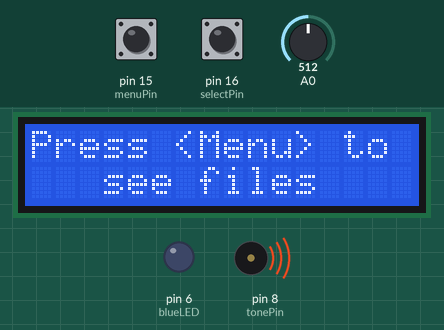
This sketch was run on a simulated Arduino Uno, built with avr-gcc and run on an emulated ATmega328P. Shown: 16×2 character LCD, output pins drawn as LEDs (lit = HIGH), buzzer (waves = sounding). Inputs (shaded band) come from the test bench; at power-on: pin 15 (menuPin) LOW, pin 16 (selectPin) LOW, A0 = 512. Storage starts empty.

Above: at 6.8 s.
6.9 s: pin 15 (menuPin) pulled HIGH for 1 s
At 8.5 s:
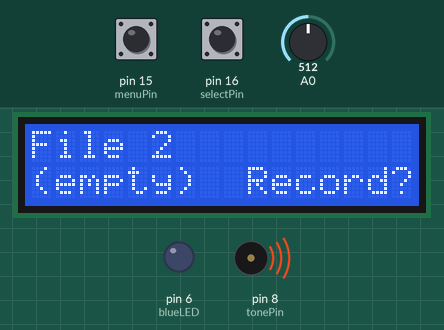
9.4 s: pin 16 (selectPin) pulled HIGH for 0.15 s
At 10.3 s:
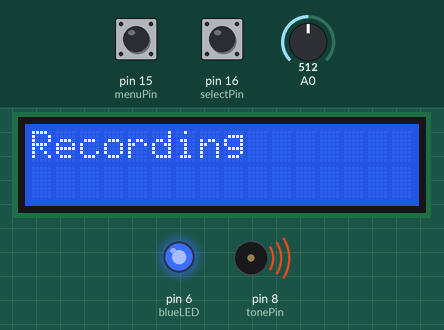
11.0 s: A0 set to 3
12.5 s: A0 set to 0
At 13.1 s:
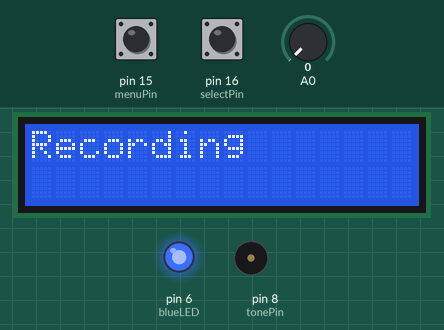
14.0 s: pin 15 (menuPin) pulled HIGH for 3.2 s
At 17.8 s:
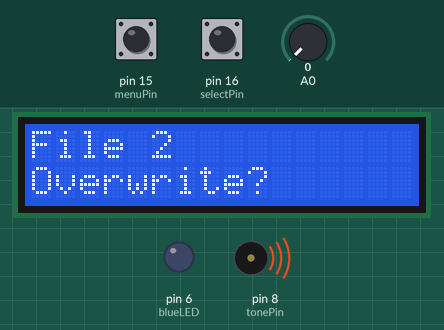
18.7 s: pin 15 (menuPin) pulled HIGH for 0.15 s
At 20.1 s:
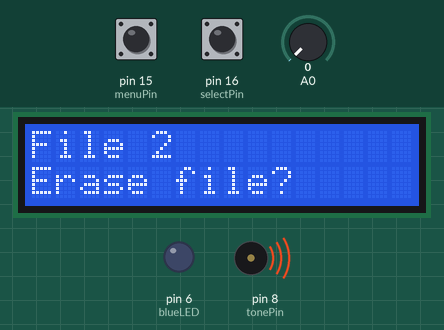
Timing chart, 0 to 21.3 s (numbered marks = the images above; inputs shaded):
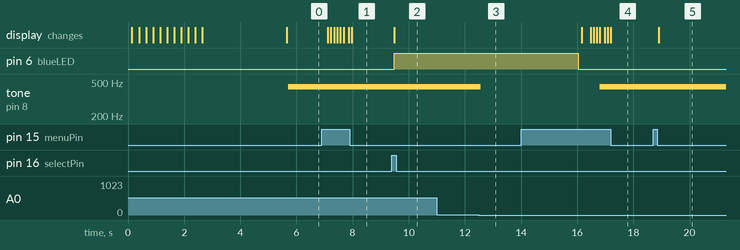

The sketch:

ClassProjectCST120.ino
```cpp
#include <pitches.h>
#include <SD.h>
#include <LiquidCrystal.h>


// set up member variables
//****************************************************************************************************************************

Sd2Card card; // set up to check for SD card
LiquidCrystal lcd(9, 7, 5, 4, 3, 2); // initialize LCD display
File myFile; // use to open, modify, and close files

//****************************************************************************************************************************
//****************************************************************************************************************************


//set up global variables, consts, and array
//****************************************************************************************************************************

const int chipSelect = 10; //sets chipSelect for Uno board
const int menuPin = 15; // used for menu button
const int selectPin = 16;// used for select button
const int tonePin = 8;
int menuPinState = 0; // used to check and hold status of button press
int selectPinState = 0; // used to check and hold status of button press
int menuPressCounter = 0; // track number of menu presses
const int blueLED = 6; // set pin for the LED
char file[100]; //used to "record" tones and play

// Music Note Keys - Set frequency values
int notes[] = {262, 294, 330, 349, 392, 440, 494}; // Set notes C, D, E, F, G, A, B

//****************************************************************************************************************************
//****************************************************************************************************************************


// setup function
//****************************************************************************************************************************

void setup() {

  // start up lcd display
  lcd.begin(16, 2);
  lcd.display();
  lcd.clear(); // make sure display is empty

  // set up pins on microcontroller board
  pinMode(menuPin, INPUT);
  pinMode(selectPin, INPUT);
  pinMode(blueLED, OUTPUT); //are we keeping?
  digitalWrite(blueLED, LOW); // are we keeping?


  SD.begin(chipSelect); //start SD card

  //create files for recording
  myFile = SD.open("file1.txt", FILE_WRITE);
  myFile.close();

  myFile = SD.open("file2.txt", FILE_WRITE);
  myFile.close();

  myFile = SD.open("file3.txt", FILE_WRITE);
  myFile.close();

  myFile = SD.open("file4.txt", FILE_WRITE);
  myFile.close();

  myFile = SD.open("file5.txt", FILE_WRITE);
  myFile.close();


  Serial.begin(9600); // set up for debugging on serial monitor


  //running lcd to dispay initialization action
  digitalWrite(blueLED, LOW);
  lcd.print("   Initializing SD card...");
  for (int i = 0; i < 10; i++) {
    lcd.scrollDisplayLeft();
    delay(250);
  }

  cardCheck(); //check for sd card

}

//****************************************************************************************************************************
//****************************************************************************************************************************


//"main" function
//****************************************************************************************************************************
void loop() {

  menuPinState = digitalRead(menuPin);
  int keyVal = analogRead(A0);
  lcd.clear();
  lcd.print("Press <Menu> to");
  lcd.setCursor(0 , 1);
  lcd.print("   see files");
  delay(62);


  if (menuPinState == HIGH) {
    digitalWrite(blueLED, HIGH);
    fileScan();
  }

  ////// KEYBOARD NOTES & FREQUENCY STATEMENTS //////
  // Use the resistor ladder you created to change the voltage of each piano key button
  // 220 ohm = C5 // 560 ohm = D5 // 1K ohm = E5 // etc...
  if (keyVal >= 1011 & keyVal <= 1023)  {
    tone(tonePin, notes[0]); // C
  } // end if

  else if (keyVal >= 990 & keyVal <= 1010)  {
    tone(tonePin, notes[1]); // D
  } // end else if

  else if (keyVal >= 960 && keyVal <= 980)  {
    tone(tonePin, notes[2]); // E
  } // end else if

  else if (keyVal >= 900 && keyVal <= 945)  {
    tone(tonePin, notes[3]); // F
  } // end else if

  else if (keyVal >= 650 && keyVal <= 710)  {
    tone(tonePin, notes[4]); // G
  } // end else if

  else if (keyVal >= 500 && keyVal <= 550)  {
    tone(tonePin, notes[5]); // A
  } // end else if

  else if (keyVal >= 5 && keyVal <= 10)  {
    tone(tonePin, notes[6]); // B
  } // end else if

  else if (keyVal <= 1)  { // if no switch is pressed, do not play tone
    noTone(tonePin);
  } // end else if

} //end frequency tone loop

//****************************************************************************************************************************
//****************************************************************************************************************************


// program functions
//****************************************************************************************************************************


/*            *
******  FUNCTION  ******
 *            */
// function to check for SD card. If no card is found,
// prompts user to insert and reset device
void cardCheck()
{

  if (!card.init(SPI_HALF_SPEED, chipSelect)) {

    //for LCD display
    lcd.clear();
    lcd.print(" Initialization");
    lcd.setCursor(0, 1);
    lcd.print("    Failure");
    delay(3000);


    while (menuPinState == 0) {
      menuPinState = digitalRead(menuPin);
      if (menuPinState == 1) digitalWrite(blueLED, HIGH);

      lcd.clear();
      lcd.print("Insert SD Card");
      lcd.setCursor(0, 1);
      lcd.print("and reset device");
      delay(50);
    }

    lcd.clear();
    menuPinState = 0;
    cardCheck();

  }

  else {
    lcd.clear();
    lcd.print("Setup success!!!");
    delay(3000);
  }
}


/*            *
******  FUNCTION  ******
 *            */
 //loops through files as menu is pressed.
 //File access depends on menuPressCounter's value
void fileScan()
{
  menuPinState = digitalRead(menuPin);
  selectPinState = digitalRead(selectPin);
  digitalWrite(blueLED, LOW);
  while (menuPressCounter < 5)
  {
    selectPinState = digitalRead(selectPin);
    menuPinState = 0;
    delay(100);
    while (menuPressCounter == 0)
    {
      menuPinState = digitalRead(menuPin);
      selectPinState = digitalRead(selectPin);
      lcd.clear();
      lcd.print("File 1");
      if (checkIfEmpty("file1.txt"))
      {
        emptyFileHandle("file1.txt");
      }
      else
      {
        fileWithTones("file1.txt");
      }

      if (menuPinState == HIGH) menuPressCounter++;
      menuPinState = 0;
      delay(100);

    }

    while (menuPressCounter == 1)
    {
      menuPinState = digitalRead(menuPin);
      selectPinState = digitalRead(selectPin);
      lcd.clear();
      lcd.print("File 2");
      if (checkIfEmpty("file2.txt"))
      {
        emptyFileHandle("file2.txt");
      }
      else
      {
        fileWithTones("file2.txt");
      }

      if (menuPinState == HIGH) menuPressCounter++;
      menuPinState = 0;
      delay(100);

    }

    while (menuPressCounter == 2)
    {
      menuPinState = digitalRead(menuPin);
      selectPinState = digitalRead(selectPin);
      lcd.clear();
      lcd.print("File 3");
      if (checkIfEmpty("file3.txt"))
      {
        emptyFileHandle("file3.txt");
      }
      else
      {
        fileWithTones("file3.txt");
      }

      if (menuPinState == HIGH) menuPressCounter++;
      menuPinState = 0;
      delay(100);
    }

    while (menuPressCounter == 3)
    {
      menuPinState = digitalRead(menuPin);
      selectPinState = digitalRead(selectPin);
      lcd.clear();
      lcd.print("File 4");
      if (checkIfEmpty("file4.txt"))
      {
        emptyFileHandle("file4.txt");
      }
      else
      {
        fileWithTones("file4.txt");
      }

      if (menuPinState == HIGH) menuPressCounter++;
      menuPinState = 0;
      delay(100);
    }

    while (menuPressCounter == 4)
    {
      menuPinState = digitalRead(menuPin);
      selectPinState = digitalRead(selectPin);
      lcd.clear();
      lcd.print("File 5");
      if (checkIfEmpty("file5.txt"))
      {
        emptyFileHandle("file5.txt");
      }
      else
      {
        fileWithTones("file5.txt");
      }

      if (menuPinState == HIGH) menuPressCounter++;
      menuPinState = 0;
      delay(100);
    }
  }
  menuPressCounter = 0;
}


/*            *
******  FUNCTION  ******
 *            */
// play file that was loaded from sd card
void playFile()
{
  lcd.clear();
  lcd.print("Playing File");
  for (int l = 0; l < 100; l++)
  {
    delay(62);
    if (file[l] == 48)
      noTone(tonePin);

    else if (file[l] == 49)
      tone(tonePin, notes[6]);

    else if (file[l] == 50)
      tone(tonePin, notes[5]);

    else if (file[l] == 51)
      tone(tonePin, notes[4]);

    else if (file[l] == 52)
      tone(tonePin, notes[3]);

    else if (file[l] == 53)
      tone(tonePin, notes[2]);

    else if (file[l] == 54)
      tone(tonePin, notes[1]);

    else if (file[l] == 55)
      tone(tonePin, notes[0]);
  }
  noTone(tonePin);
}


/*            *
******  FUNCTION  ******
 *            */
// record results to file array
void record()
{
  digitalWrite(blueLED, HIGH); // visual cue that recording has started

  for (int i = 0; i < 100; i++) { // continue loop while menu button isn't pressed
    int keyVal = analogRead(A0);
    lcd.clear();
    lcd.print("Recording");
    delay(62);

    ////// KEYBOARD NOTES & FREQUENCY STATEMENTS //////
    // Use the resistor ladder you created to change the voltage of each piano key button
    // 220 ohm = C5 // 560 ohm = D5 // 1K ohm = E5 // etc...
    if (keyVal >= 1011 & keyVal <= 1023)  {
      tone(tonePin, notes[0]); // C
      file[i] = 55;
    } // end if

    else if (keyVal >= 990 & keyVal <= 1010)  {
      tone(tonePin, notes[1]); // D
      file[i] = 54;
    } // end else if

    else if (keyVal >= 960 && keyVal <= 980)  {
      tone(tonePin, notes[2]); // E
      file[i] = 53;
    } // end else if

    else if (keyVal >= 900 && keyVal <= 945)  {
      tone(tonePin, notes[3]); // F
      file[i] = 52;
    } // end else if

    else if (keyVal >= 650 && keyVal <= 710)  {
      tone(tonePin, notes[4]); // G
      file[i] = 51;
    } // end else if

    else if (keyVal >= 500 && keyVal <= 550)  {
      tone(tonePin, notes[5]); // A
      file[i] = 50;
    } // end else if

    else if (keyVal >= 5 && keyVal <= 10)  {
      tone(tonePin, notes[6]); // B
      file[i] = 49;
    } // end else if

    else if (keyVal <= 1)  { // if no switch is pressed, do not play tone
      noTone(tonePin);
      file[i] = 48;
    } // end else if

  } //end frequency tone loop
  digitalWrite(blueLED, LOW); // turn off visual cue that recording is ended
}


/*            *
******  FUNCTION  ******
 *            */
 //loads file to array from SD card
void loadFile(char* theFile)
{
  myFile = SD.open(theFile, FILE_READ);
  while (myFile.available())
  {
    myFile.readBytesUntil('\0', file, 100);
  }

  myFile.close();
}


/*            *
******  FUNCTION  ******
 *            */
 //saves file from array to SD card
void saveFile(char* theFile)
{
  myFile = SD.open(theFile, FILE_WRITE);
  myFile.write(file, 100);
  myFile.close();
}


/*            *
******  FUNCTION  ******
 *            */
 //BOOLEAN - checks to see if file is empty
int checkIfEmpty(char* theFile)
{
  int value = 0;
  myFile = SD.open(theFile);
  if (myFile.size() == 0)
    value = 1;
  myFile.close();
  return value;

}

/*            *
******  FUNCTION  ******
 *            */
 //if file is empty, lets user know the file is empty
 //and prompts them the option to record
void emptyFileHandle(char* theFile)
{

  while (menuPinState == LOW)
  {
    menuPinState = digitalRead(menuPin);
    selectPinState = digitalRead(selectPin);
    lcd.setCursor(0, 1);
    lcd.print("(empty)  Record?");
    delay(50);

    if (selectPinState == HIGH)
    {
      record();
      saveFile(theFile);
      break;
    }
  }
}

/*            *
******  FUNCTION  ******
 *            */
 //if file has information, lets user know that
 //there is a file and if they want to play it
void fileWithTones(char* theFile)
{
  menuPinState = digitalRead(menuPin);
  while (menuPinState == LOW)
  {
    menuPinState = digitalRead(menuPin);
    selectPinState = digitalRead(selectPin);
    lcd.setCursor(0, 1);
    lcd.print("Play file?");
    delay(50);

    if (selectPinState == HIGH)
    {
      loadFile(theFile);
      playFile();
    }
  }
  delay(100);
  fileOverwrite(theFile);

}

/*            *
******  FUNCTION  ******
 *            */
 //asks user if they would like to overwrite the information
 //that is in the file by recording something new
void fileOverwrite(char* theFile)
{
  menuPinState = digitalRead(menuPin);
  while (menuPinState == LOW)
  {
    menuPinState = digitalRead(menuPin);
    selectPinState = digitalRead(selectPin);
    lcd.setCursor(0, 1);
    lcd.print("Overwrite?");
    delay(50);

    if (selectPinState == HIGH)
    {
      record();
      saveFile(theFile);
      break;
    }
  }
  if (selectPinState == LOW) {
    delay(100);
    eraseFile(theFile);
  }
}

/*            *
******  FUNCTION  ******
 *            */
 //asks user if they would like to erase the information
 //that is in the file.
void eraseFile(char* theFile)
{
  menuPinState = digitalRead(menuPin);
  while (menuPinState == LOW)
  {
    menuPinState = digitalRead(menuPin);
    selectPinState = digitalRead(selectPin);
    lcd.setCursor(0, 1);
    lcd.print("Erase file?");
    delay(50);

    if (selectPinState == HIGH)
    {
      SD.remove(theFile);
      myFile = SD.open(theFile, FILE_WRITE);
      myFile.close();
      break;
    }
  }

}


//****************************************************************************************************************************
//****************************************************************************************************************************
```

Measured:
- the behaviour switches between 2 and 1 on A0 (found by bisection; images 2 and 3)
- after the input at 6.9 s, the display: first changes after 0.22 s (image 1 shows a later state)
- after the input at 9.4 s, pin 6 (blueLED): LOW → HIGH after 0.09 s; the display: changes after 0.09 s (image 2)
- after the input at 11.0 s, every drawn part: stays the same
- after the input at 12.5 s, tone on pin 8 (tonePin): 440 Hz → silent after 0.07 s
- after the input at 14.0 s, tone on pin 8 (tonePin): silent → 440 Hz after 2.8 s; the display: first changes after 2.2 s (image 4 shows a later state)
- after the input at 18.7 s, the display: changes after 0.20 s (image 5)
